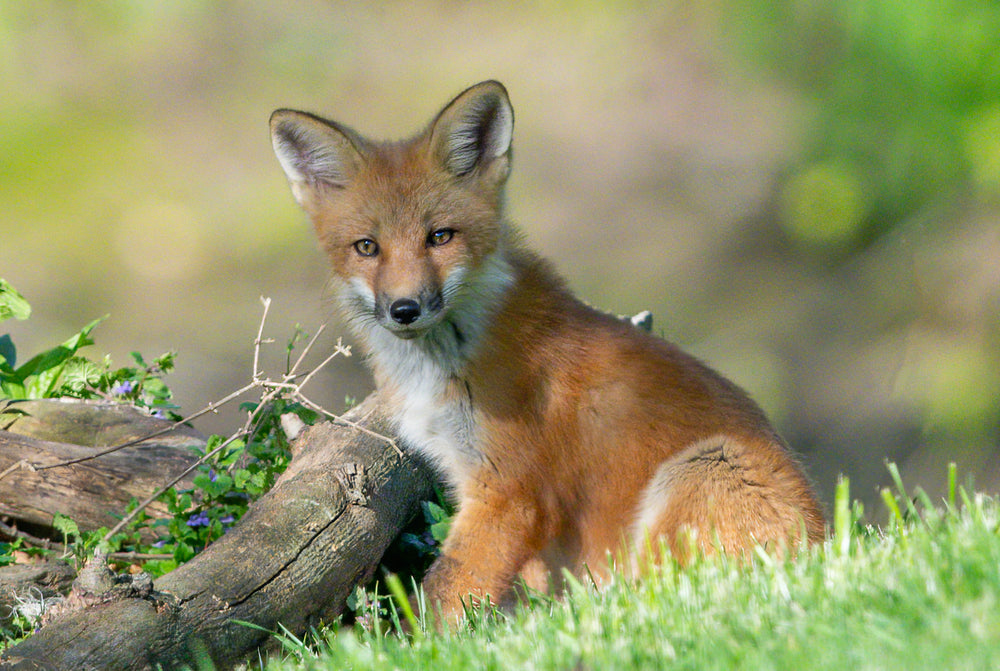
#> input picture Set-2/Question5/sample.jpg, 1000 x 671 px
$ jupyter execute Question5.ipynb   (shell and % lines are left out)
#> lines starting #> are read from the running program, lines starting #| are printed output that depends on the picture
[cell 1]
# Import Libraries
import cv2
import numpy as np
import matplotlib.pyplot as plt
from skimage.util import random_noise

[cell 2]
# Load the image
image = cv2.imread("sample.jpg", cv2.IMREAD_GRAYSCALE)
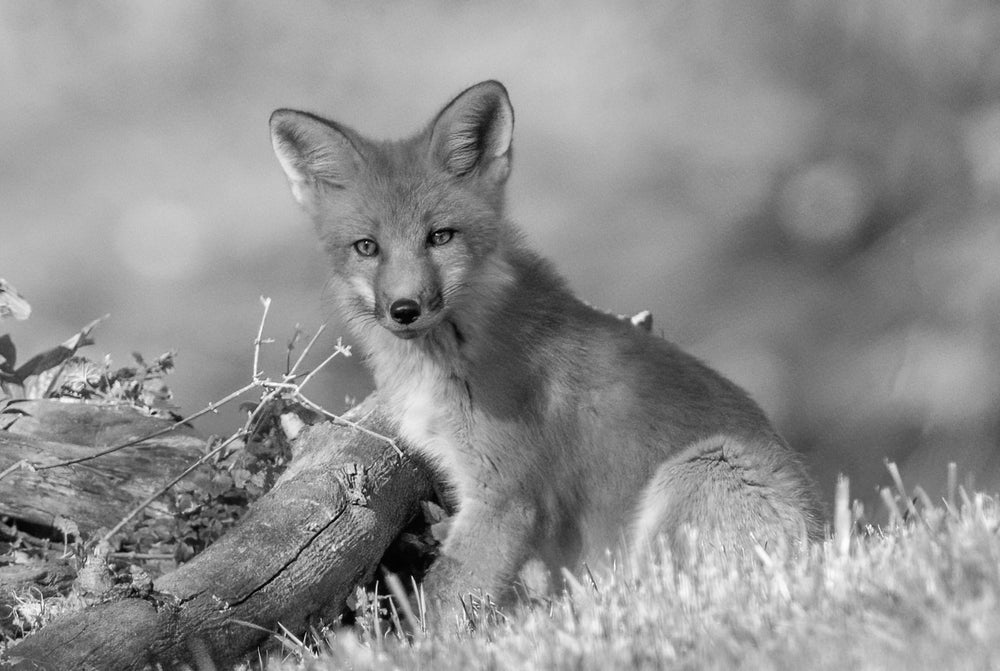
#> image: shape (671, 1000); min 0, max 255, mean 142.3

if image is None:
    raise FileNotFoundError("Image not found! Please check the path.")

plt.figure(figsize=(5,5))
plt.title("Original Image")
plt.imshow(image, cmap="gray")
plt.axis("off")
plt.show()

[cell 3]
# Add noise
noisy_img = random_noise(image, mode='s&p', amount=0.05)  # 5% noise
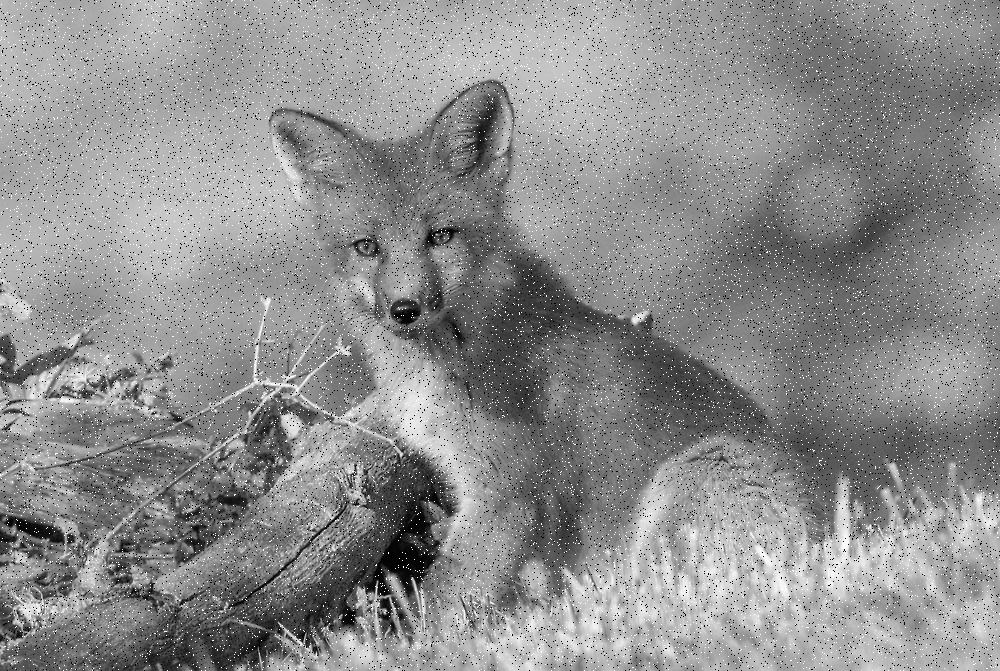
#> noisy_img: shape (671, 1000) float64; min 0, max 1, mean 0.556
noisy_img = (noisy_img * 255).astype(np.uint8)  # Convert back to uint8

plt.figure(figsize=(5,5))
plt.title("Image with Salt and Pepper Noise")
plt.imshow(noisy_img, cmap="gray")
plt.axis("off")
plt.show()

[cell 4]
# Apply Median Filtering
median_filtered = cv2.medianBlur(noisy_img, 3)  # Kernel size 3x3

plt.figure(figsize=(5,5))
plt.title("Median Filtered Image")
plt.imshow(median_filtered, cmap="gray")
plt.axis("off")
plt.show()

# Cell 5: Compare Results
fig, axs = plt.subplots(1, 3, figsize=(15, 5))
titles = ["Original", "Noisy (Salt & Pepper)", "Median Filtered"]
images = [image, noisy_img, median_filtered]

for i in range(3):
    axs[i].imshow(images[i], cmap='gray')
    axs[i].set_title(titles[i])
    axs[i].axis('off')

plt.show()
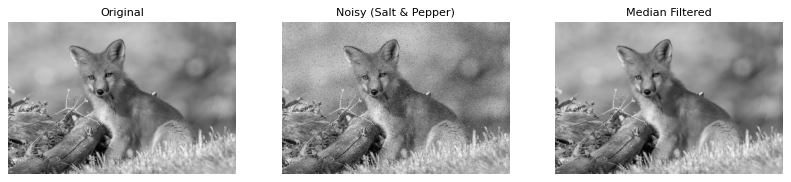
#> figure drawn by matplotlib, 3 panels
